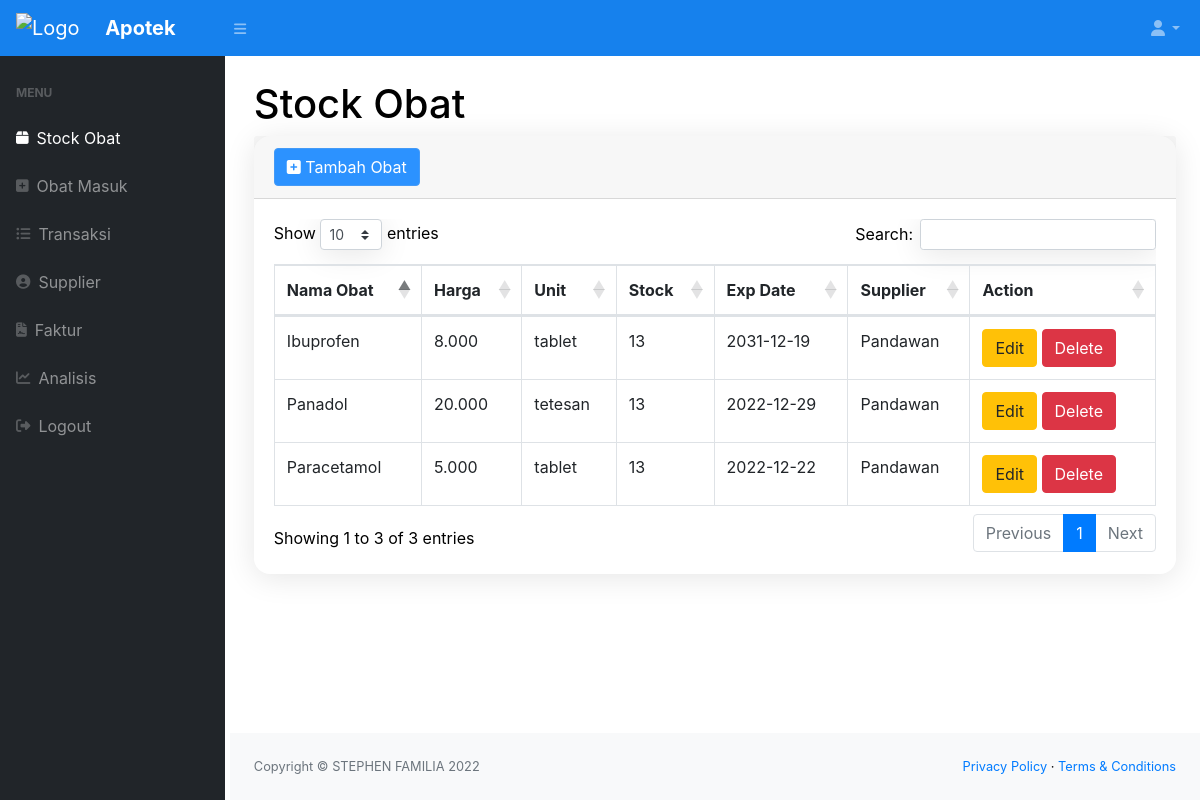
Page /index.php (signed in) on the earlier database version.
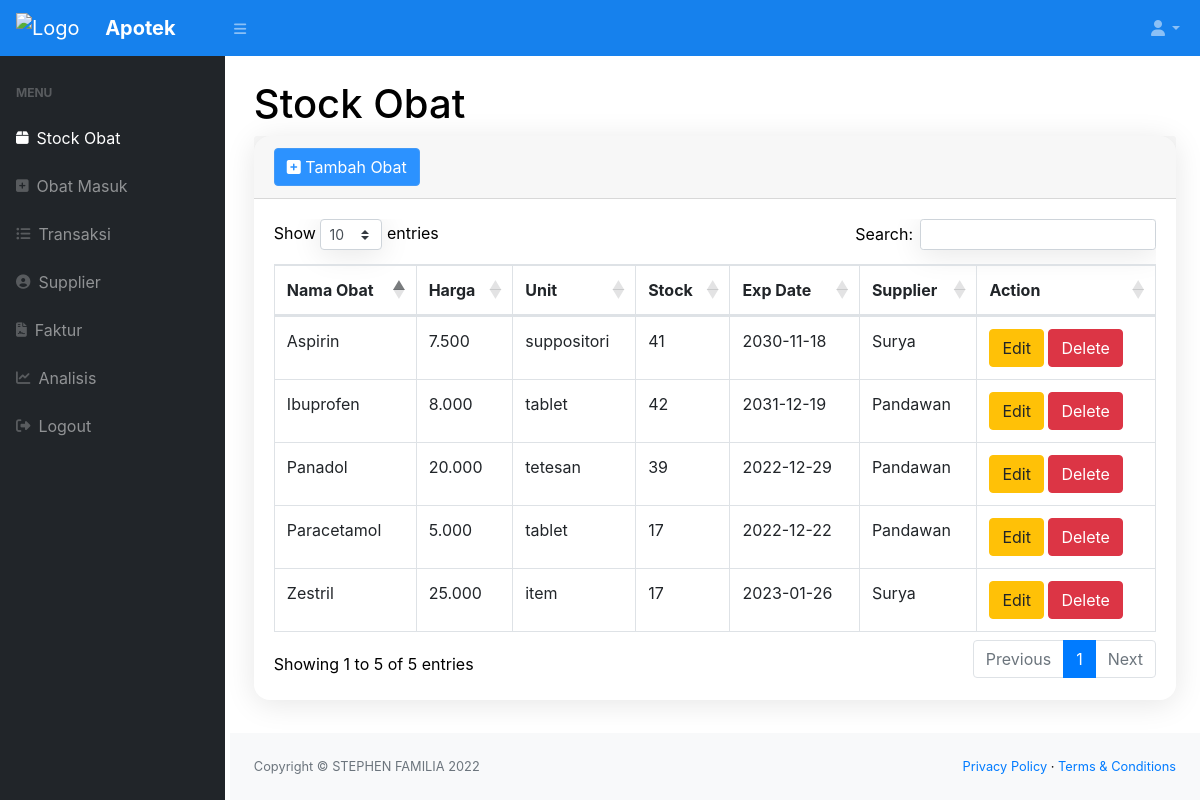
Same page on the later database version.
### tables this page shows
CREATE TABLE `stock` (
  `idobat` int NOT NULL,
  `merek_dagang` varchar(150) NOT NULL,
  `harga` bigint NOT NULL,
  `satuan` enum('item','tablet','kapsul','tetesan','suppositori','hirup') NOT NULL,
  `exp_date` date NOT NULL,
  `stock` int NOT NULL,
  `supplier` int NOT NULL
);

CREATE TABLE `supplier` (
  `idsup` int NOT NULL,
  `nama_supplier` varchar(100)  NOT NULL,
  `alamat` varchar(100)  DEFAULT NULL,
  `no_telp` varchar(20) DEFAULT NULL
);

### index.php (the view, shortened to what this page needs)
<?php
require 'function.php';
include 'head.php';
?>
  <body class="sb-nav-fixed">
      <?php include 'nav.php'?>;
          <div id="layoutSidenav_content">
              <main>
                  <div class="container-fluid">
                      <h1 class="mt-4">Stock Obat</h1>
                      <div class="card mb-4">
                          <div class="card-header">
                          <button type="button" class="btn btn-primary" data-toggle="modal" data-target="#myModal">
                              <i class="fa fa-plus-square"></i> Tambah Obat
                              </button>
                          </div>
                          <div class="card-body">
                              <div class="table-responsive">
                                  <table class="table table-bordered" id="dataTable" width="100%" cellspacing="0">
                                      <thead>
                                          <tr>
                                              <th>Nama Obat</th>
                                              <th>Harga</th>
                                              <th>Unit</th>
                                              <th>Stock</th>
                                              <th>Exp Date</th>
                                              <th>Supplier</th>
                                              <th>Action</th>
                                          </tr>
                                      </thead>
                                      <tbody>
                                          <?php
                                              $ambilsemuadatastock = mysqli_query($conn,"SELECT * from stock");
                                              while($data=mysqli_fetch_array($ambilsemuadatastock)){
                                                  $idsup = $data['supplier'];
                                                  $ambildatasupplier = mysqli_query($conn, "SELECT * FROM supplier p where $idsup = p.idsup");
                                                  $data1 = mysqli_fetch_array($ambildatasupplier);
                                                  $idbarang = $data['idobat'];
                                                  $namabarang = $data['merek_dagang'];
                                                  $harga = $data['harga'];
                                                  $satuan = $data['satuan'];
                                                  $stock = $data['stock'];
                                                  $exp_date = $data['exp_date'];
                                                  $supplier = $data1['nama_supplier'];
                                          ?>
                                              <tr>
                                                  <td><?=$namabarang?></td>
                                                  <td><?=number_format($harga, 0, ",", ".")?></td>
                                                  <td><?=$satuan?></td>
                                                  <td><?=$stock?></td>
                                                  <td><?=$exp_date?></td>
                                                  <td><?=$supplier?></td>
                                                  <td>
                                                    <button type="button" class="btn btn-warning" data-toggle="modal" data-target="#edit<?=$idbarang?>">Edit</button>
                                                    <button type="button" class="btn btn-danger" data-toggle="modal" data-target="#delete<?=$idbarang?>">Delete</button>
                                                  </td>
                                              </tr>
                                          <?php
                                              };
                                          ?>
                                      </tbody>
                                  </table>
                              </div>
                          </div>
                      </div>
                  </div>
              </main>
              <footer class="py-4 bg-light mt-auto">
                  <div class="container-fluid">
                      <div class="d-flex align-items-center justify-content-between small">
                          <div class="text-muted">Copyright &copy; STEPHEN FAMILIA 2022</div>
                          <div>
                              <a href="#">Privacy Policy</a>
                              &middot;
                              <a href="#">Terms &amp; Conditions</a>
                          </div>
                      </div>
                  </div>
              </footer>
          </div>
      </div>
  </body>
</html>

### head.php (shortened to what this page needs)
<!DOCTYPE html>
<html lang="en">
<head>
    <link href="css/styles.css" rel="stylesheet" />
    <link href="https://cdn.datatables.net/1.10.20/css/dataTables.bootstrap4.min.css" rel="stylesheet"
 />
    <link href="css/styles.css" rel="stylesheet" />
    <link href="css/custom.css" rel="stylesheet" />
</head>

### nav.php (shortened to what this page needs)
<nav class="sb-topnav navbar navbar-expand navbar-dark bg-dark">
  <a class="navbar-brand" href="index.php">
    <img style="margin-top:-3px;margin-right:20px;width: 40px;height: 40px;" src="assets/img/pharicon.png" alt="Logo">
    <span style="font-size:20px;font-weight:bold;">Apotek</span></a>
  <button class="btn btn-link btn-sm order-1 order-lg-0" id="sidebarToggle" href="#"><i
      class="fas fa-bars"></i></button>
  <ul class="navbar-nav ml-auto ml-md-0" style="position: absolute; right: 0.75rem;">
    <li class="nav-item dropdown">
      <a class="nav-link dropdown-toggle" id="userDropdown" href="#" role="button" data-toggle="dropdown"
        aria-haspopup="true" aria-expanded="false"><i class="fas fa-user fa-fw"></i></a>
    </li>
  </ul>
</nav>
<div id="layoutSidenav">
  <div id="layoutSidenav_nav">
    <nav class="sb-sidenav accordion sb-sidenav-dark" id="sidenavAccordion">
      <div class="sb-sidenav-menu">
        <div class="nav">
          <div class="sb-sidenav-menu-heading">Menu</div>
          <a class="nav-link" href="index.php">
            <div class="sb-nav-link-icon"><i class="fa-solid fa-box"></i></div>
            Stock Obat
          </a>
          <a class="nav-link" href="masuk.php">
            <div class="sb-nav-link-icon"><i class="fa fa-plus-square"></i></div>
            Obat Masuk
          </a>
          <a class="nav-link" href="keluar.php">
            <div class="sb-nav-link-icon"><i class="fas fa-list-ul"></i></div>
            Transaksi
          </a>
          <a class="nav-link" href="supplier.php">
            <div class="sb-nav-link-icon"><i class="fas fa-user-circle"></i></div>
            Supplier
          </a>
          <a class="nav-link" href="faktur.php">
            <div class="sb-nav-link-icon"><i class="fas fa-file-contract"></i></div>
            Faktur
          </a>
          <a class="nav-link" href="analisis.php">
            <div class="sb-nav-link-icon"><i class="fas fa-line-chart"></i></div>
            Analisis
          </a>
          <a class="nav-link" href="logout.php">
            <div class="sb-nav-link-icon"><i class="fa-solid fa-right-from-bracket"></i></div>
            Logout
          </a>
    </nav>
  </div>

Differences in the rows shown:
changed stock "Panadol": stock "13" → "39"
changed stock "Paracetamol": stock "13" → "17"
changed stock "Ibuprofen": stock "13" → "42"
added stock: merek_dagang "Aspirin", harga "7.500", satuan "suppositori", stock "41", exp_date "2030-11-18", supplier.nama_supplier "Surya"
added stock: merek_dagang "Zestril", harga "25.000", satuan "item", stock "17", exp_date "2023-01-26", supplier.nama_supplier "Surya"
Other differences:
text written by a page script: "Show entries Search: Showing 1 to 3 of 3 entries Previous 1 Next" → "Show entries Search: Showing 1 to 5 of 5 entries Previous 1 Next"
